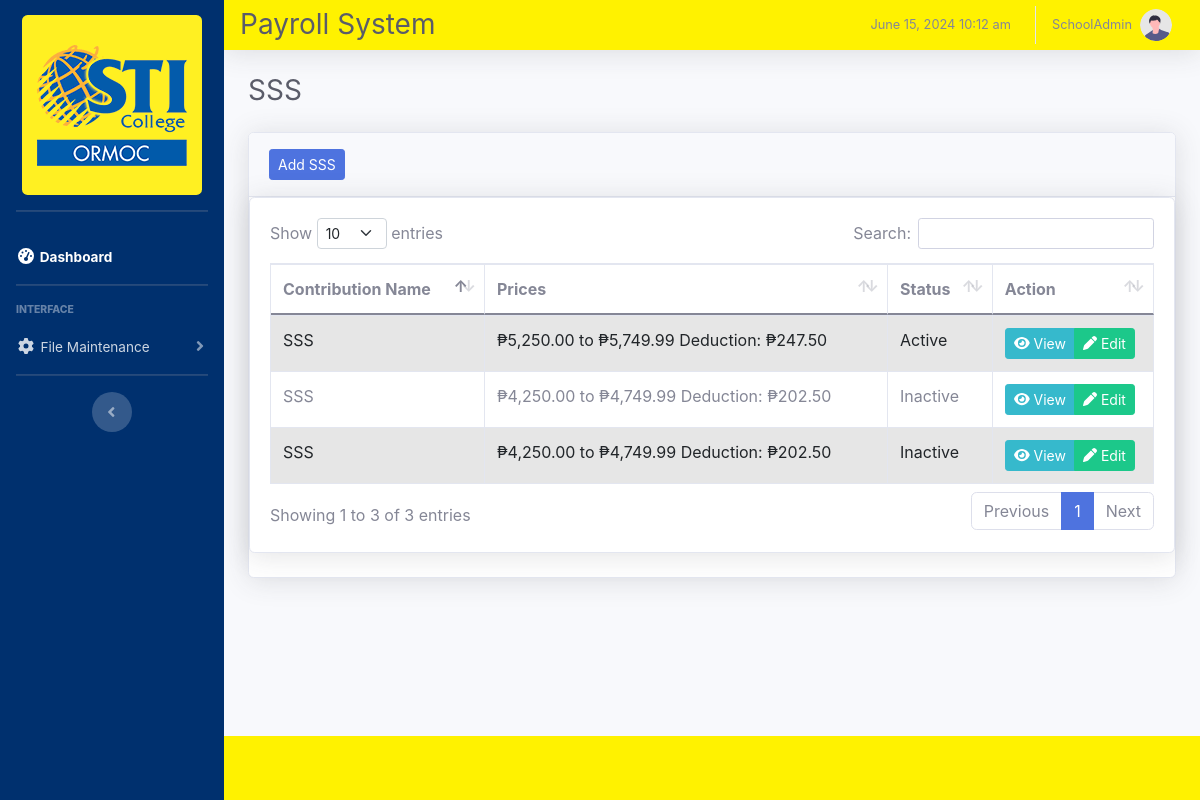
Screenshot of /Accounting_SSS.php (signed in) with the database file from the repository.
### tables this page shows
CREATE TABLE `tbl_user_level` (
  `user_id` int(11) NOT NULL,
  `Employee_ID` varchar(20) NOT NULL,
  `Password` varchar(20) NOT NULL,
  `Userlevel` varchar(20) NOT NULL,
  `Status` varchar(20) NOT NULL
);

CREATE TABLE `tbl_contribution_sss_contents` (
  `sss_contents_id` int(11) NOT NULL,
  `sss_id` int(11) NOT NULL,
  `minimum_price` decimal(10,2) NOT NULL,
  `maximum_price` decimal(10,2) NOT NULL,
  `employee_compensation` int(11) NOT NULL,
  `sss_rate` decimal(10,3) DEFAULT NULL,
  `total` decimal(10,2) NOT NULL
);

CREATE TABLE `tbl_contribution_sss` (
  `sss_id` int(11) NOT NULL,
  `contribution_name` varchar(255) NOT NULL,
  `date_created` date NOT NULL,
  `status` enum('Active','Inactive') NOT NULL
);

### session.php (called while the page is built, shortened)
<?php
include('config/connect.php');
$user_check = $_SESSION['Employee_ID'];
$ses_sql = mysqli_query($db, "select Employee_ID from tbl_user_level where Employee_ID = '$user_check'");
$row = mysqli_fetch_array($ses_sql, MYSQLI_ASSOC);
$login_session = $row['Employee_ID'];
?>

### Accounting_SSS.php (the view, shortened to what this page needs)
<?php
include 'session.php';
include 'includes/Accounting-header.php';
?>
<div class="container-fluid">
    <div class="d-sm-flex align-items-center justify-content-between mb-4">
        <h1 class="h3 mb-0 text-gray-800">SSS</h1>
    </div>
    <div class="card shadow mb-4">
        <div class="card-header py-3">
            <button type="button" class="btn btn-sm btn-primary" data-bs-toggle="modal" data-bs-target="#addSSS">Add SSS</button>
        </div>
    <div class="card shadow mb-4">
        <div class="card-body">
            <div class="table-responsive">
                <table id="dataTable" class="table table-striped table-bordered nowrap" style="width: 100%">
                    <thead>
                        <tr>
                            <th>Contribution Name</th>
                            <th>Prices</th>
                            <th>Status</th>
                            <th>Action</th>
                        </tr>
                    </thead>
                    <tbody>
                        <?php
                        try {
                            $database = new Connection();
                            $db = $database->open();
                            $sql = "SELECT
                                        *
                                    FROM
                                        tbl_contribution_sss
                                    INNER JOIN
                                        tbl_contribution_sss_contents
                                    ON
                                        tbl_contribution_sss.sss_id = tbl_contribution_sss_contents.sss_id
                                    ORDER BY
                                        CASE WHEN tbl_contribution_sss.status = 'Active' THEN 0 ELSE 1 END, -- Order by 'Active' status first
                                        tbl_contribution_sss.sss_id";
                            $result = $db->query($sql);
                            $contributions = [];
                            foreach ($result as $row) {
                                $sss_id = $row['sss_id'];
                                if (!isset($contributions[$sss_id])) {
                                    $contributions[$sss_id] = [
                                        'contribution_name' => htmlspecialchars($row['contribution_name']),
                                        'prices' => [],
                                        'status' => $row['status']
                                    ];
                                }
                                $contributions[$sss_id]['prices'][] = [
                                    'minimum_price' => number_format($row['minimum_price'], 2),
                                    'maximum_price' => number_format($row['maximum_price'], 2),
                                    'total' => number_format($row['total'], 2)
                                ];
                            }
                            foreach ($contributions as $sss_id => $contribution) {
                                ?>
                                <tr>
                                    <td><?= $contribution['contribution_name']; ?></td>
                                    <td>
                                        <?php
                                        $formattedPrices = [];
                                        foreach ($contribution['prices'] as $price) {
                                            $formattedPrices[] = "₱{$price['minimum_price']} to ₱{$price['maximum_price']} Deduction: ₱{$price['total']}";
                                        }
                                        echo implode('<br>', $formattedPrices);
                                        ?>
                                    </td>
                                    <td><?= $contribution['status']; ?></td>
                                    <td>
                                        <div class="btn-group" role="group" aria-label="Action Buttons">
                                            <a href="#viewreqitem_<?= $sss_id; ?>" class="btn btn-info btn-sm" data-bs-toggle="modal"><i class="fa-solid fa-eye"></i> View</a>
                                            <a href="#editUser_<?= $sss_id; ?>" class="btn btn-success btn-sm" data-bs-toggle="modal"><i class="fa-solid fa-pen"></i> Edit</a>
                                        </div>
                                    </td>
                                </tr>
                                <?php
                            }
                        } catch (PDOException $e) {
                            echo '<tr><td colspan="3">There is some problem in connection: ' . $e->getMessage() . '</td></tr>';
                        } finally {
                            if (isset($database)) {
                                $database->close();
                            }
                        }
                        ?>
                    </tbody>
                </table>
            </div>
        </div>
    </div>
</div>
</div>
<?php
include 'includes/footer.php';
include 'includes/scripts.php';
?>

### includes/Accounting-topbar.php (shortened to what this page needs)
<nav class="navbar navbar-expand navbar-light bg-white topbar mb-4 static-top shadow">
    <div>
        <h1 class="h3 mb-0 text-gray-800">Payroll System</h1>
    </div>
    <ul class="navbar-nav ml-auto">
        <li class="nav-item dropdown no-arrow">
            <a class="nav-link dropdown-toggle" href="#" id="userDropdown" role="button" data-toggle="dropdown" aria-haspopup="true" aria-expanded="false">
                <span class="mr-2 d-none d-lg-inline text-gray-600 small">
                    <?php
                    echo date('F j, Y g:i a');
                    ?>
                </span>
                <span class="mr-2 d-none d-lg-inline text-gray-600 small"><?php echo $login_session; ?></span>
                <img class="img-profile rounded-circle" src="img/undraw_profile.svg">
            </a>
        </li>
    </ul>
</nav>

### rows the page displays
tbl_user_level: Employee_ID "SchoolAdmin"
tbl_contribution_sss_contents: sss.contribution_name "SSS", formattedPrices "₱5,250.00 to ₱5,749.99 Deduction: ₱247.50", sss.status "Active"
tbl_contribution_sss_contents: contribution_name "SSS", formattedPrices "₱4,250.00 to ₱4,749.99 Deduction: ₱202.50", status "Inactive"

### other values shown
$contribution['contribution_name'] "SSS"
implode('<br>', $formattedPrices) "₱4,250.00 to ₱4,749.99 Deduction: ₱202.50"
$contribution['status'] "Inactive"
